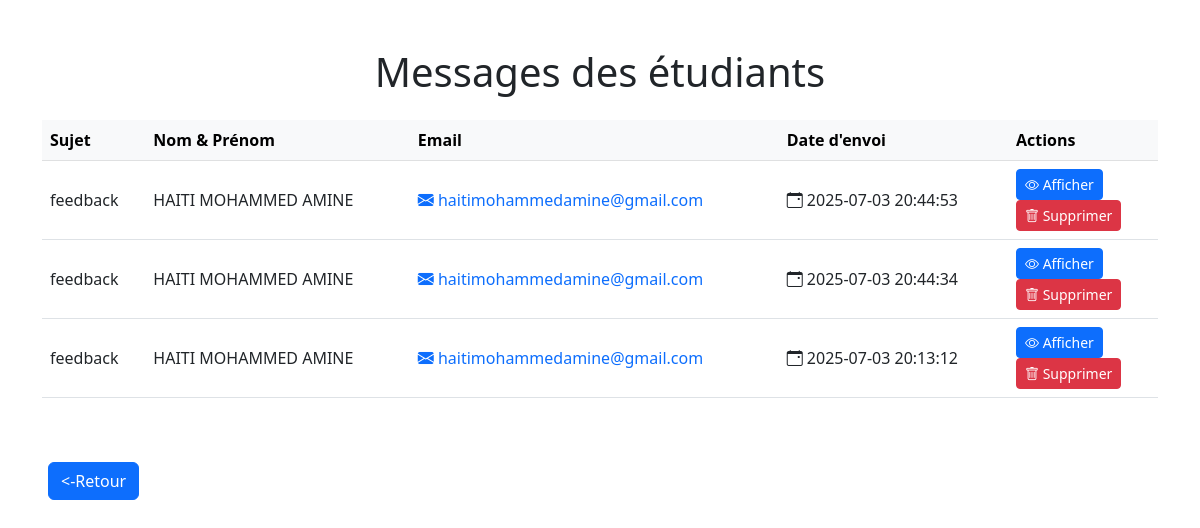
Screenshot of /afichages/admin/reception.php (signed in) with the database file from the repository.
### tables this page shows
CREATE TABLE `messages` (
  `id` int NOT NULL AUTO_INCREMENT,
  `nom` varchar(100) DEFAULT NULL,
  `prenom` varchar(100) DEFAULT NULL,
  `email` varchar(150) DEFAULT NULL,
  `sujet` varchar(255) DEFAULT NULL,
  `message` text,
  `date_envoi` datetime DEFAULT CURRENT_TIMESTAMP,
  PRIMARY KEY (`id`)
);

### afichages/admin/reception.php (the view, shortened to what this page needs)
<?php
$db = new Database();
$pdo = $db->getPDO();
$stmt = $pdo->query("SELECT * FROM messages ORDER BY date_envoi DESC");
$stmt->execute();
$messages = $stmt->fetchAll();
?>
<!DOCTYPE html>
<html lang="fr">
<head>
    <link href="https://cdn.jsdelivr.net/npm/bootstrap@5.3.0-alpha3/dist/css/bootstrap.min.css" rel="stylesheet" />
    <link href="https://cdn.jsdelivr.net/npm/bootstrap-icons@1.10.5/font/bootstrap-icons.css" rel="stylesheet" />
</head>
<body>
<div class="container my-5">
    <h1 class="mb-4 text-center">Messages des étudiants</h1>
    <?php if (count($messages) === 0): ?>
        <div class="alert alert-info" role="alert">
            Aucun message reçu pour l'instant.
        </div>
    <?php else: ?>
        <div class="table-responsive">
            <table class="table table-hover align-middle">
                <thead class="table-light">
                    <tr>
                        <th scope="col">Sujet</th>
                        <th scope="col">Nom & Prénom</th>
                        <th scope="col">Email</th>
                        <th scope="col">Date d'envoi</th>
                        <th scope="col" style="width: 150px;">Actions</th>
                    </tr>
                </thead>
                <tbody>
                <?php foreach ($messages as $msg): ?>
                    <tr>
                        <td><?= $msg['sujet'] ?: '(Pas de sujet)' ?></td>
                        <td><?= $msg['nom'] ?> <?= $msg['prenom'] ?></td>
                        <td>
                            <a href="mailto:<?= $msg['email'] ?>" class="text-decoration-none">
                                <i class="bi bi-envelope-fill"></i> <?= $msg['email'] ?>
                            </a>
                        </td>
                        <td><i class="bi bi-calendar-event"></i> <?= $msg['date_envoi'] ?></td>
                        <td>
                            <button
                                type="button"
                                class="btn btn-sm btn-primary me-2"
                                data-bs-toggle="modal"
                                data-bs-target="#viewMessageModal"
                                data-subject="<?= $msg['sujet']  ?>"
                                data-message="<?= $msg['message'] ?>"
                                data-sender="<?= $msg['nom'] . ' ' . $msg['prenom'] ?>"
                                data-email="<?= $msg['email']?>"
                                data-date="<?= $msg['date_envoi'] ?>"
                            >
                                <i class="bi bi-eye"></i> Afficher
                            </button>
                            <button class="btn btn-sm btn-danger" data-bs-toggle="modal" data-bs-target="#deleteModal" data-id="<?= $msg['id'] ?>">
                                <i class="bi bi-trash"></i> Supprimer
                            </button>
                        </td>
                    </tr>
                <?php endforeach; ?>
                </tbody>
            </table>
        </div>
    <?php endif; ?>
</div>
  <a href="admin.php" class="btn btn-primary ms-5 mb-3"><-Retour</a>
</body>
</html>

### rows the page displays
messages: sujet "feedback", nom "HAITI", prenom "MOHAMMED AMINE", email "haitimohammedamine@gmail.com", date_envoi "2025-07-03 20:44:53"
messages: sujet "feedback", nom "HAITI", prenom "MOHAMMED AMINE", email "haitimohammedamine@gmail.com", date_envoi "2025-07-03 20:44:34"
messages: sujet "feedback", nom "HAITI", prenom "MOHAMMED AMINE", email "haitimohammedamine@gmail.com", date_envoi "2025-07-03 20:13:12"
